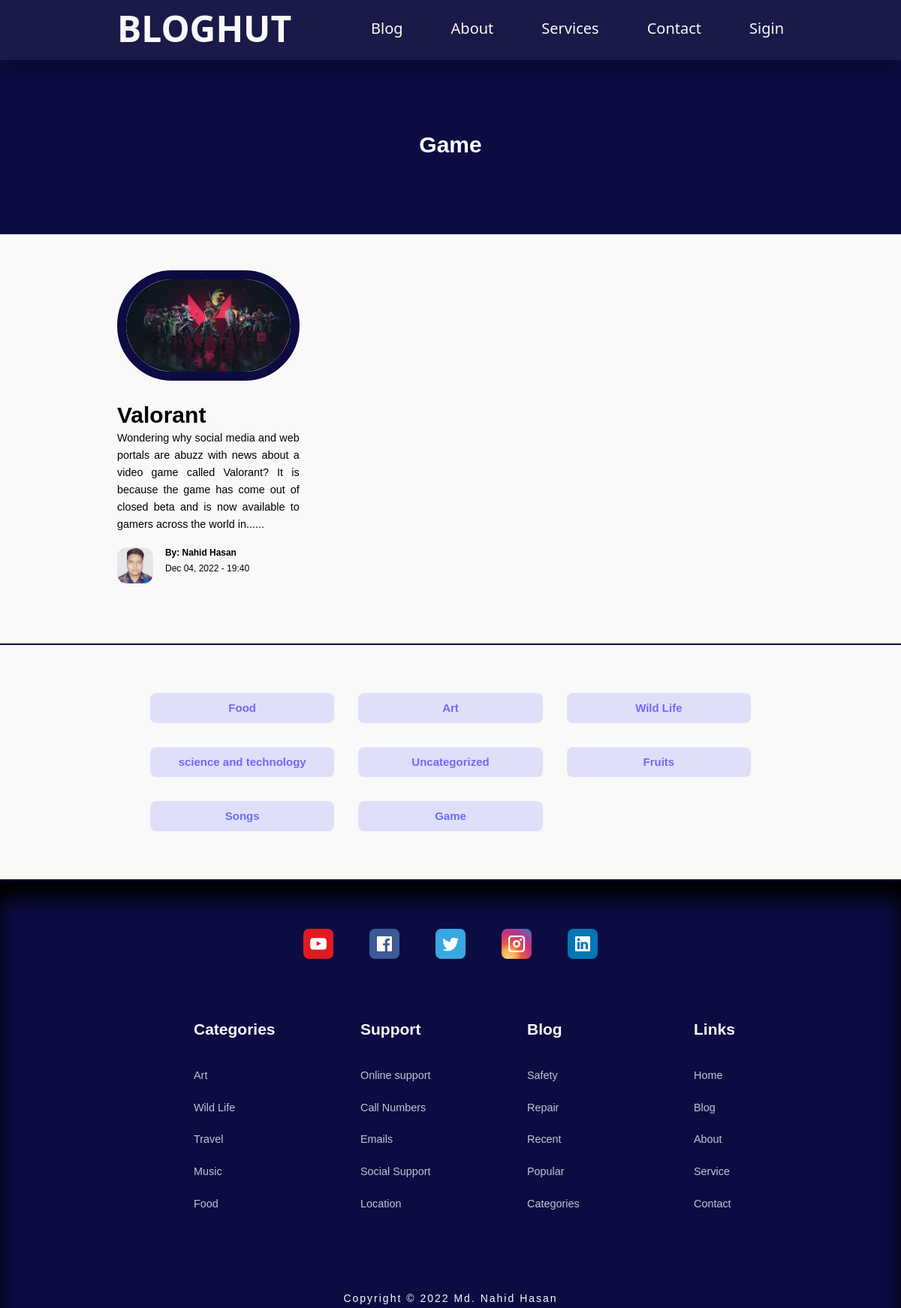
Page /category-posts.php?id=10 on the committed database.
### tables this page shows
CREATE TABLE `categories` (
  `id` int(11) UNSIGNED NOT NULL,
  `title` varchar(50) NOT NULL,
  `description` text NOT NULL
);

CREATE TABLE `posts` (
  `id` int(11) UNSIGNED NOT NULL,
  `title` varchar(255) NOT NULL,
  `body` text NOT NULL,
  `thumbnail` varchar(255) NOT NULL,
  `date_time` timestamp NOT NULL DEFAULT current_timestamp(),
  `category_id` int(11) UNSIGNED DEFAULT NULL,
  `author_id` int(11) UNSIGNED DEFAULT NULL,
  `is_featured` tinyint(1) NOT NULL
);

CREATE TABLE `users` (
  `id` int(11) UNSIGNED NOT NULL,
  `firstname` varchar(50) NOT NULL,
  `lastname` varchar(50) NOT NULL,
  `username` varchar(50) NOT NULL,
  `email` varchar(100) NOT NULL,
  `password` varchar(255) NOT NULL,
  `avatar` varchar(255) NOT NULL,
  `is_admin` tinyint(1) NOT NULL
);

### category-posts.php (the view)
<?php
    include'partials/header.php';
    if(isset($_GET['id']))
    {
        $id = filter_var($_GET['id'], FILTER_SANITIZE_NUMBER_INT);
        $query = "select * from posts where category_id=$id order by date_time desc";
        $posts = mysqli_query($con, $query);
    }
    else{
       header('location: '. 'blog.php');
        die();
    }
?>
<header class="category-title">
                <?php
                    $id= $_GET['id'];
                    $category_query = "select * from categories where id=$id";
                    $category_result = mysqli_query($con,$category_query);
                    $category = mysqli_fetch_assoc($category_result);
                ?>
                <h2 class="c-title"><?= $category['title']?></h2>
</header>
<?php if (mysqli_num_rows($posts) > 0): ?>
<section class="posts">
    <div class="container posts_container">
    <?php while($post = mysqli_fetch_assoc($posts)) :?>
        <article class="post">
            <div class="post_thumbnail">
                <img src="./images/<?= $post['thumbnail']?>">
            </div>
            <div class="post_info">
                <h3 class="post_title">
                    <a href="post.html?id=<?= $post['id']?>"><?= $post['title']?></a>
                </h3>
                <p class="post_body">
                    <?= substr($post['body'],0,200 )?>......
                </p>
                <div class="post_author">
                <?php
                        $author_id = $post['author_id'];
                        $author_query = "select * from users where id=$author_id";
                        $author_result = mysqli_query($con,$author_query);
                        $author = mysqli_fetch_assoc($author_result);
                    ?>
                    <div class="post_author-avatar">
                            <img src="./images/<?= $author['avatar']?>">
                    </div>
                    <div class="post_author-info">
                        <h5>By: <?= "{$author['firstname']} {$author['lastname']}" ?></h5>
                        <small>
                            <?= date("M d, Y - H:i", strtotime($post['date_time']))?>
                        </small>
                    </div>
                </div>
            </div>
        </article>
        <?php endwhile ?>
    </div>
</section>
<?php else :?>
    <div class="alert-message error container c-title">
        <p>No posts foound for this category. </p>
    </div>
<?php endif ?>
<section class="category_buttons">
    <div class="container category_buttons-container">
        <?php
            $all_categories_query = "select * from categories";
            $all_categories = mysqli_query($con,$all_categories_query);
        ?>
        <?php while ($category = mysqli_fetch_assoc($all_categories)):  ?>
            <a href="category-posts.php?id=<?= $category['id']?>" class="category_button"><?= $category['title']?></a>
        <?php endwhile ?>
    </div>
</section>
<?php
    include'./partials/footer.php'
?>

### css/style.css (style rules this page uses)
:root { --color-primary: #6f6af8; --color-primary-light: hsl(242, 91%, 69%, 18%); --color-primary-variant: #5854c7; --color-red: #da0f3f; --color-red-light: hsl(346, 87%, 46%, 15%); --color-green: #00c476; --color-green-light: hsl(156, 100%, 38%, 15%); --color-gray-900: #0c0c43; --color-gray-nav: #1a1a48; --color-gray-700: #373591; --color-gray-300: rgba(115, 115, 134, 0.3); --color-gray-200: rgba(242, 242, 254, 0.7); --color-white:black; --color-bg: #F9F9F9; --transition: all 300ms ease; --container-width-lg: 74%; --container-width-md: 88%; --form-width: 55%; --form-width-2: 80%; --card-border-radius-1: 0.3rem; --card-border-radius-2: 0.5rem; --card-border-radius-3: 0.8rem; --card-border-radius-4: 2rem; --card-border-radius-5: 5rem; }
* { margin:0; padding: 0; outline: 0 ; border: 0 ; appearance: 0; list-style: none; text-decoration: none; box-sizing: border-box; }
body { font-family: 'Montserrat', sans-serif; line-height: 1.6; color:var(--color-white); overflow-x: hidden; background: var(--color-bg); font-size: 0.9rem; }
.container { width: var(--container-width-lg); max-width: 1800px; margin-inline: auto; }
section { margin-top: 3rem; width: 100vw; }
h1,h2,h3,h4,h5 { color: var(--color-white); line-height: 1.3; }
h2 { font-size: 1.7; margin: 1rem 0; }
h3 { font-size: 1.1rem; image-rendering: 0.8rem 0 0.5rem; }
a { color: var(--color-white); transition: var(--transition); }
img { display: block; width: 100%; object-fit: cover; }
.category_button { background: var(--color-primary-light); color:var(--color-primary); display: inline-block; padding: 0.5rem 1rem; border-radius: var(--card-border-radius-2); font-weight: 600; font-size: 0.8rem; text-align: center; }
.post_thumbnail { border-radius: var(--card-border-radius-5) ; border: 0.8rem solid var(--color-gray-900); overflow: hidden; margin-bottom: 1.6rem; }
.post_author { display: flex; gap: 1rem; margin-top: 1.2rem; }
.post_author-avatar { width: 3rem; height: 3rem; border-radius: var(--card-border-radius-3); overflow: hidden; }
.posts_container { display: grid; grid-template-columns: repeat(3,1fr); gap : 5rem; margin-bottom: 5rem; }
.category_buttons { padding: 4rem 0; border-top: 2px solid var(--color-gray-900); border-bottom: 2px solid var(--color-gray-900); }
.category_buttons a { font-weight: bolder; font-size: 15px; }
.category_buttons-container { width: 800px; display: grid; grid-template-columns: repeat(3,1fr); gap: 2rem; }
body p { text-align: justify; }
.post_title { color: black; margin-top: 0.5rem; font-size: 30px; }
.category-title { height: 15rem; margin-top: 4.5rem; background: var(--color-gray-900); display: grid; place-items: center; }
.c-title { color: #fff; font-size: 30px; }
.dashboard-container h5,h2 { color: #fff; }

### rows in the picture
categories: title "Game"
posts: thumbnail (picture), title "Valorant", body "Wondering why social media and web portals are abuzz with news about a video game called Valorant? It is because the game has come out of closed beta and is now available to gamers across the world in", author.avatar (picture), author.firstname "Nahid", author.lastname "Hasan", date_time "Dec 04, 2022 - 19:40"
categories: title "Food"
categories: title "Art"
categories: title "Wild Life"
categories: title "science and technology"
categories: title "Uncategorized"
categories: title "Fruits"
categories: title "Songs"
